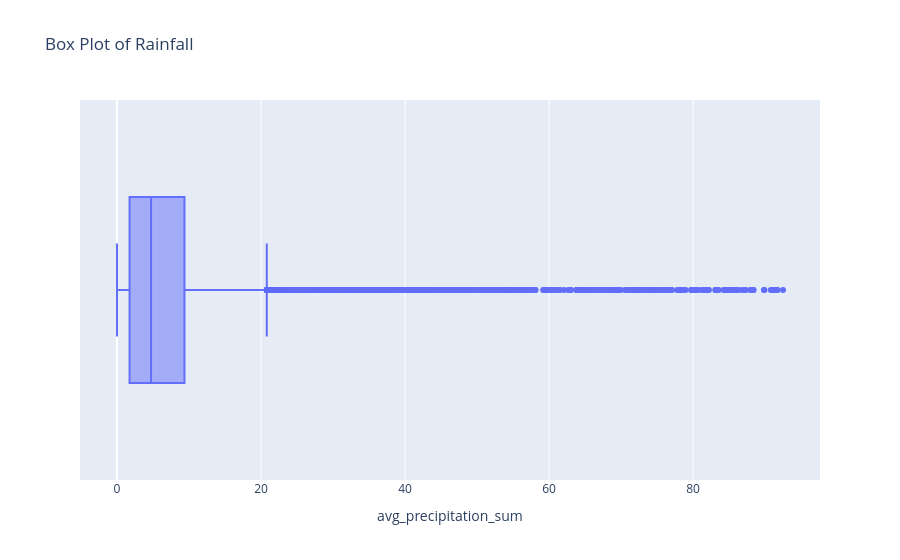

The notebook cell this image was saved under:
### Code cell
#detect extreme rain spikes 
rain_box = px.box(
    data,
    x="avg_precipitation_sum",
    title="Box Plot of Rainfall"
)

rain_box.show()

### Figure 1 — Plotly figure (JSON) as saved in the notebook; plotly's stock layout.template omitted (floating-point values rounded to 4 significant figures; data arrays with more than 128 entries replaced by an {"elided": "..."} marker saying what was removed)
{"data": [{"alignmentgroup": "True", "hovertemplate": "avg_precipitation_sum=%{x}<extra></extra>", "legendgroup": "", "marker": {"color": "#636efa"}, "name": "", "notched": false, "offsetgroup": "", "orientation": "h", "showlegend": false, "type": "box", "x": {"elided": "38691 float values"}, "x0": " ", "xaxis": "x", "y0": " ", "yaxis": "y"}], "layout": {"boxmode": "group", "legend": {"tracegroupgap": 0}, "title": {"text": "Box Plot of Rainfall"}, "xaxis": {"anchor": "y", "domain": [0, 1], "title": {"text": "avg_precipitation_sum"}}, "yaxis": {"anchor": "x", "domain": [0, 1]}}}
